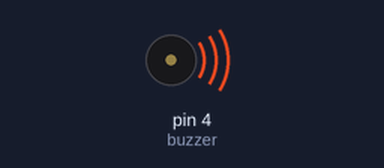
Bench run of a sketch on a simulated Arduino Uno, built with avr-gcc and run on an emulated ATmega328P. Shown: buzzer (waves = sounding, pin HIGH).

Above: at 0.5 s.
At 5.0 s:
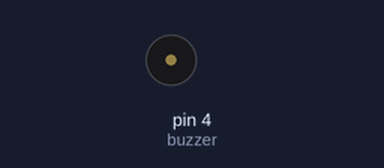
Timing chart, 0 to 6.9 s (numbered marks = the images above):
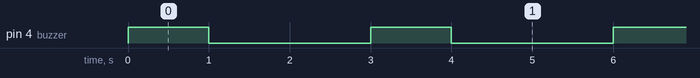

The sketch:

sample1.ino
```cpp
int buzzer = 4;

void setup() {
  // put your setup code here, to run once:
  Serial.begin(9600);
  pinMode(buzzer,OUTPUT);
}

void loop() {
  // put your main code here, to run repeatedly:
  digitalWrite(buzzer, HIGH);
  delay(1000);
  digitalWrite(buzzer, LOW);
  delay(2000);
}
```

Measured:
- by itself, pin 4 (buzzer): alternates HIGH for 1.0 s and LOW for 2.0 s
